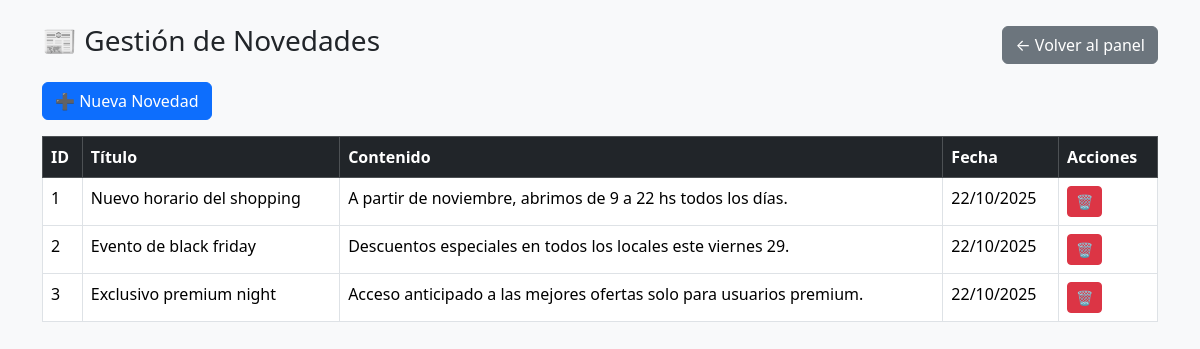
The app's page /admin/novedades.php (signed in) with its own data.
### tables this page shows
CREATE TABLE novedades (
  id INT AUTO_INCREMENT PRIMARY KEY,
  titulo VARCHAR(150),
  contenido TEXT,
  categoria_destino ENUM('inicial','medium','premium'),
  fecha_publicacion TIMESTAMP DEFAULT CURRENT_TIMESTAMP,
  fecha_vencimiento DATE
);

### admin/novedades.php (the view, shortened to what this page needs)
<?php
include_once("../includes/db.php");
$novedades = $conn->query("SELECT * FROM novedades ORDER BY fecha_publicacion DESC");
?>
<!DOCTYPE html>
<html lang="es">
<head>
<link href="https://cdn.jsdelivr.net/npm/bootstrap@5.3.3/dist/css/bootstrap.min.css" rel="stylesheet">
</head>
<body class="bg-light">
<div class="container mt-4">
  <div class="d-flex justify-content-between align-items-center mb-3">
    <h3>📰 Gestión de Novedades</h3>
    <a href="admin.php" class="btn btn-secondary">← Volver al panel</a>
  </div>
  <button class="btn btn-primary mb-3" data-bs-toggle="modal" data-bs-target="#modalAgregar">➕ Nueva Novedad</button>
  <table class="table table-bordered">
    <thead class="table-dark">
      <tr>
        <th>ID</th>
        <th>Título</th>
        <th>Contenido</th>
        <th>Fecha</th>
        <th>Acciones</th>
      </tr>
    </thead>
    <tbody>
      <?php while($n = $novedades->fetch_assoc()): ?>
        <tr>
          <td><?= $n['id'] ?></td>
          <td><?= htmlspecialchars($n['titulo']) ?></td>
          <td><?= htmlspecialchars($n['contenido']) ?></td>
          <td><?= date("d/m/Y", strtotime($n['fecha_publicacion'])) ?></td>
          <td>
            <a href="?eliminar=<?= $n['id'] ?>" class="btn btn-danger btn-sm" onclick="return confirm('¿Eliminar esta novedad?')">🗑️</a>
          </td>
        </tr>
      <?php endwhile; ?>
    </tbody>
  </table>
</div>
</body>
</html>

### records on screen
novedades: id "1", titulo "Nuevo horario del shopping", contenido "A partir de noviembre, abrimos de 9 a 22 hs todos los días.", fecha_publicacion "22/10/2025"
novedades: id "2", titulo "Evento de black friday", contenido "Descuentos especiales en todos los locales este viernes 29.", fecha_publicacion "22/10/2025"
novedades: id "3", titulo "Exclusivo premium night", contenido "Acceso anticipado a las mejores ofertas solo para usuarios premium.", fecha_publicacion "22/10/2025"
